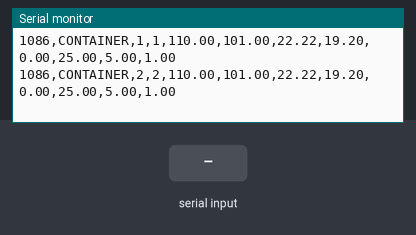
A sketch run on a simulated Arduino Uno, built with avr-gcc and run on an emulated ATmega328P. Parts: the last lines printed to the serial monitor. The inputs (shaded band) are chosen by the test bench.

Above: at 1.2 s.
1.3 s: "90,45\n" received over Serial
At 3.7 s:
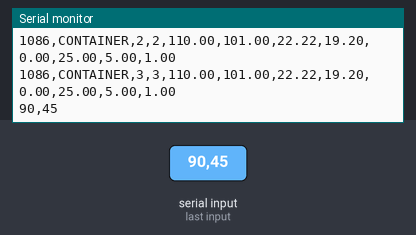
4.3 s: "10\n" received over Serial
At 6.8 s:
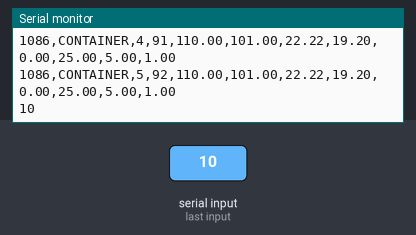
Timing chart, 0 to 8.3 s (numbered marks = the images above; inputs shaded):
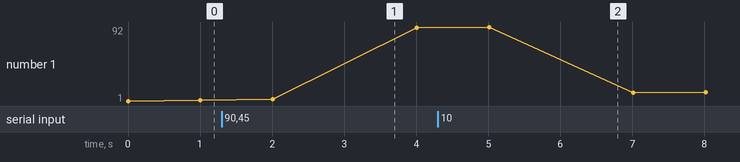

Measured:
- after the input at 1.3 s, the serial monitor: prints a new line after 1.7 s (image 1)
- after the input at 4.3 s, the serial monitor: prints a new line after 1.7 s (image 2)
- plotted number 1: 2 → 91 after the input at 1.3 s, 91 → 15 after the input at 4.3 s

The sketch:

TelemeteryMockUp_forTESTING.ino
```cpp
//Used to test ground software with random but proper telemetery
#include <Servo.h>
//Telemertery data, They are just random
unsigned int TeamID = 1086; //1. Done
String Glider = "GLIDER"; // 2
unsigned long timer = 0;//3.
unsigned long timer2 = timer;//3.
unsigned long packetID = 0; // 4
float altitude = 110;//5
float pressure = 101; //6
float pitot_speed = 22.22;//7
float temp = 19.20;//8.
float voltage = 7.5;//9.
float heading = 25; //10
float state = 5; //11
float bonus = 1; //12
float deploy = 0;
//Servo servo1;
void setup() {
  //servo1.attach(8);
  Serial.begin (19200);
}

int counter = 0;

void loop() {
counter = counter +1;
  String test;

  ++packetID;
  if (counter < 11){
  Transmit_data2();
  } else {
    Transmit_data();
  }
  if(Serial.available() > 0){
    test= Serial.readString();
    Serial.println(test);
    packetID = test.toInt();
    }
  //servo1.write(ServoPos);

  delay (1000);

}


void Transmit_data (){
    ++timer;
  String toradio = "";
  toradio += TeamID;
  toradio += ",";
  toradio += Glider;
  toradio += ",";
  toradio += timer;
  toradio += ",";
  toradio += packetID;
  toradio += ",";
  toradio += altitude;
  toradio += ",";
  toradio += pressure;
  toradio += ",";
  toradio += pitot_speed;
  toradio += ",";
  toradio += temp;
  toradio += ",";
  toradio += voltage;
  toradio += ",";
  toradio += heading;
  toradio += ",";
  toradio += state;
  toradio += ",";
  toradio += bonus;
  Serial.println (toradio);


}

void Transmit_data2 (){
    ++timer2;
    if (timer2 == 10) {
      deploy =1;
    }
  String toradio = "";
  toradio += TeamID;
  toradio += ",";
  toradio += "CONTAINER";
  toradio += ",";
  toradio += timer2;
  toradio += ",";
  toradio += packetID;
  toradio += ",";
  toradio += altitude;
  toradio += ",";
  toradio += pressure;
  toradio += ",";
  toradio += pitot_speed;
  toradio += ",";
  toradio += temp;
  toradio += ",";
  toradio += deploy;
  toradio += ",";
  toradio += heading;
  toradio += ",";
  toradio += state;
  toradio += ",";
  toradio += bonus;
  Serial.println (toradio);


}
```
